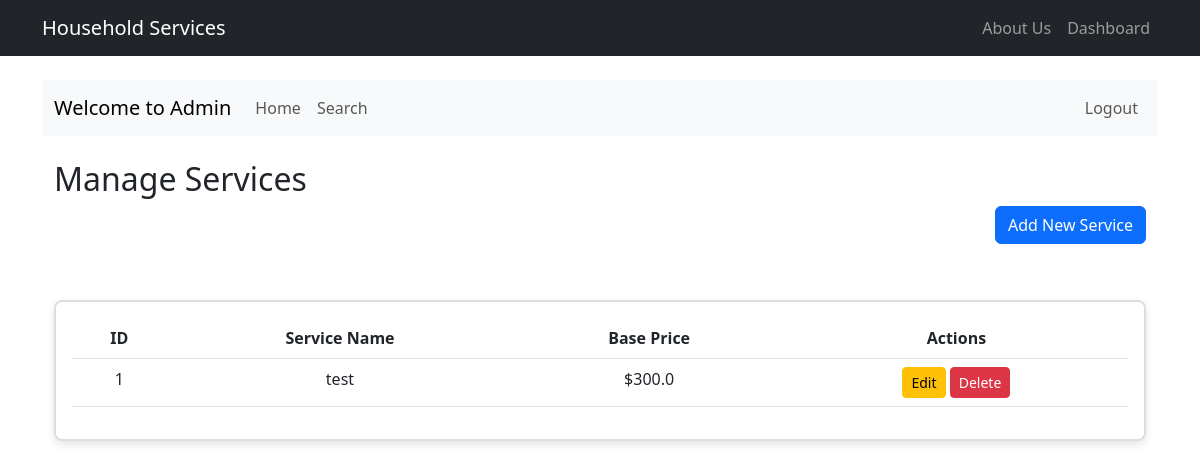
Before: /admin/services (signed in) with the older database file.
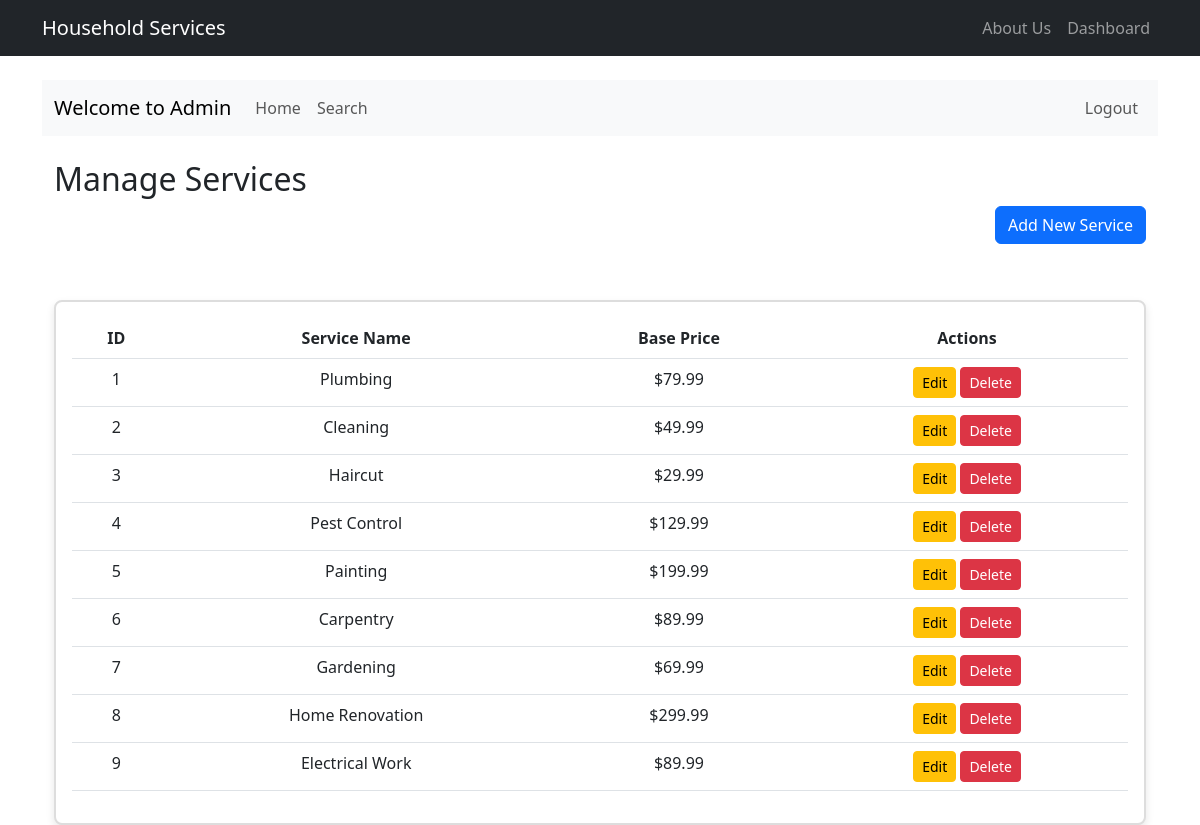
After: the same page with the newer database file.
### model.py (models this page shows, shortened)
class Service(db.Model):
    id = db.Column(db.Integer, primary_key=True)
    name = db.Column(db.String(100), nullable=False)
    price = db.Column(db.Float, nullable=False)
    time_required = db.Column(db.Integer, nullable=False)  # in minutes
    description = db.Column(db.Text)
    created_at = db.Column(db.DateTime, default=datetime.utcnow)
    is_active = db.Column(db.Boolean, default=True)

### routes.py (the view, shortened to what this page needs)
@app.route('/admin/services', methods=['GET', 'POST'])
@login_required
def manage_services():
    if current_user.type != 'admin':
        flash('Access denied. Admin privileges required.', 'danger')
        return redirect(url_for('dashboard'))
    form = ServiceForm()
    services = Service.query.all()
    return render_template('admin/services.html', services=services, form=form)

### app.py (called while the page is built)
@login_manager.user_loader
def load_user(user_id):
    return User.query.get(int(user_id))

### templates/admin/services.html (shortened to what this page needs)
{% extends "main.html" %}
{% block admin_content %}
<div class="container">
    <div class="row mb-4">
        <div class="col-md-12">
            <h2>Manage Services</h2>
            <button type="button" class="btn btn-primary float-end" data-bs-toggle="modal" data-bs-target="#newServiceModal">
                Add New Service
            </button>
        </div>
    </div>
    <div class="row">
        <div class="col-md-12">
            <div class="card">
                <div class="card-body">
                    <table class="table">
                        <thead>
                            <tr>
                                <th>ID</th>
                                <th>Service Name</th>
                                <th>Base Price</th>
                                <th>Actions</th>
                            </tr>
                        </thead>
                        <tbody>
                            {% for service in services %}
                            <tr>
                                <td>{{ service.id }}</td>
                                <td>{{ service.name }}</td>
                                <td>${{ service.price }}</td>
                                <td>
                                    <a href="{{ url_for('edit_service', service_id=service.id) }}" class="btn btn-sm btn-warning">Edit</a>
                                    <form action="{{ url_for('delete_service', service_id=service.id) }}" method="POST" class="d-inline">
                                        <button type="submit" class="btn btn-sm btn-danger" onclick="return confirm('Are you sure you want to delete this service?')">Delete</button>
                                    </form>
                                </td>
                            </tr>
                            {% endfor %}
                        </tbody>
                    </table>
                </div>
            </div>
        </div>
    </div>
</div>
{% endblock %}

### templates/main.html (shortened to what this page needs)
<!DOCTYPE html>
<html lang="en">
<head>
    <link href="https://cdn.jsdelivr.net/npm/bootstrap@5.3.0/dist/css/bootstrap.min.css" rel="stylesheet">
    <link rel="stylesheet" href="{{ url_for('static', filename='css/style.css') }}">
</head>
<body>
    <nav class="navbar navbar-expand-lg navbar-dark bg-dark">
        <div class="container">
            <a class="navbar-brand" href="{{ url_for('index') }}">Household Services</a>
            <div class="collapse navbar-collapse" id="navbarNav">
                <ul class="navbar-nav ms-auto">
                    <li class="nav-item">
                        <a class="nav-link" href="{{ url_for('intro') }}">About Us</a>
                    </li>
                    {% if session.get('user_type') %}
                        <li class="nav-item">
                            <a class="nav-link" href="{{ url_for('dashboard') }}">Dashboard</a>
                        </li>
                    {% else %}
                        <li class="nav-item">
                            <a class="nav-link" href="{{ url_for('login') }}">Login</a>
                        </li>
                    {% endif %}
                </ul>
            </div>
        </div>
    </nav>
    <div class="container mt-4">
        {% block content %}
        <nav class="navbar navbar-expand-lg navbar-light bg-light mb-4">
            <div class="container-fluid">
                <span class="navbar-brand">
                    {% if session.get('user_type') == 'customer' %}
                        Welcome to Customer
                    {% elif session.get('user_type') == 'service_professional' %}
                        Welcome to Professional
                    {% elif session.get('user_type') == 'admin' %}
                        Welcome to Admin
                    {% else %}
                        Welcome
                    {% endif %}
                </span>
                <div class="collapse navbar-collapse" id="adminNavbar">
                    <ul class="navbar-nav me-auto">
                        <li class="nav-item">
                            <a class="nav-link" href="{{ url_for('dashboard') }}">Home</a>
                        </li>
                        <li class="nav-item">
                            <a class="nav-link" href="{{ url_for('admin_search') }}">Search</a>
                        </li>
                    </ul>
                    <ul class="navbar-nav">
                        <li class="nav-item">
                            <a class="nav-link" href="{{ url_for('logout') }}">Logout</a>
                        </li>
                    </ul>
                </div>
            </div>
        </nav>
        {% block admin_content %}{% endblock %}
        {% endblock %}
    </div>
</body>
</html>

### static/css/style.css (style rules this page uses)
.card { box-shadow: 0 0 10px rgba(0,0,0,0.1); margin-top: 2rem; }
.card-body { padding: 2rem; }
.card { border: 2px solid #ddd; border-radius: 8px; box-shadow: 0 4px 8px rgba(0, 0, 0, 0.1); transition: transform 0.2s, box-shadow 0.2s; overflow: hidden; }
.card-body { padding: 16px; text-align: center; }

Changed rows visible on the page:
changed Service id 1: name "test" → "Plumbing"; price "300.0" → "79.99"
added Service: id "2", name "Cleaning", price "49.99"
added Service: id "3", name "Haircut", price "29.99"
added Service: id "4", name "Pest Control", price "129.99"
added Service: id "5", name "Painting", price "199.99"
added Service: id "6", name "Carpentry", price "89.99"
added Service: id "7", name "Gardening", price "69.99"
added Service: id "8", name "Home Renovation", price "299.99"
added Service: id "9", name "Electrical Work", price "89.99"
